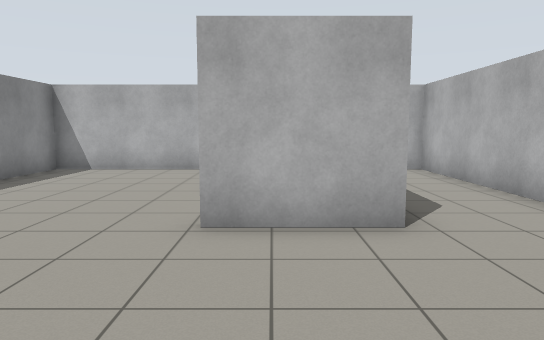
View 1 (above)

13 first-person views from a walk through a world built for the Gazebo simulator. The camera is 1.2 m above the floor, tilts 6° down and sees 70° across. The floor is counted in squares, 1 m on a side. Each view is taken from the middle of a square. On the plan, view 1 faces up. The plan holds only what a view shows up to about 15 squares ahead; the rest is blank.

View 2
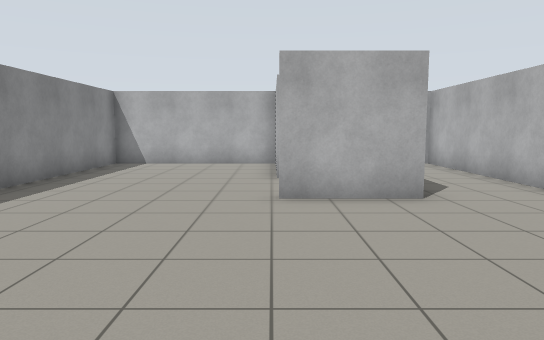

View 3
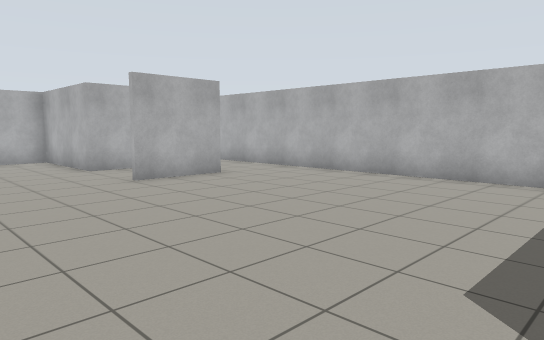

View 4
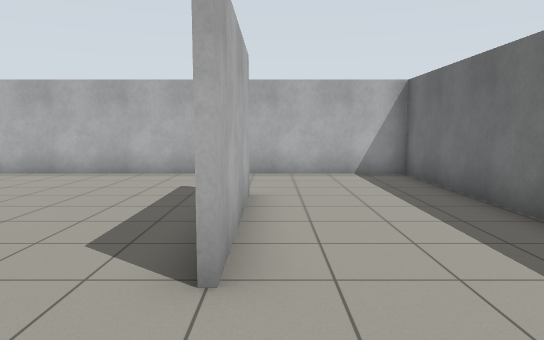

View 5
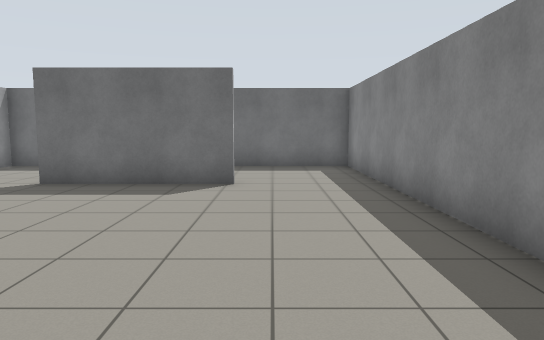

View 6
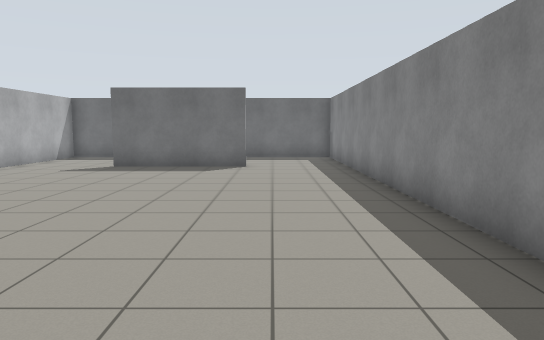

View 7
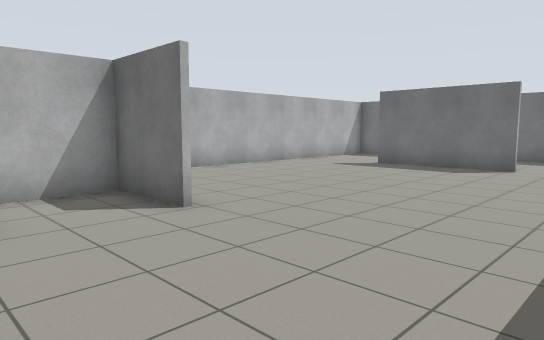

View 8
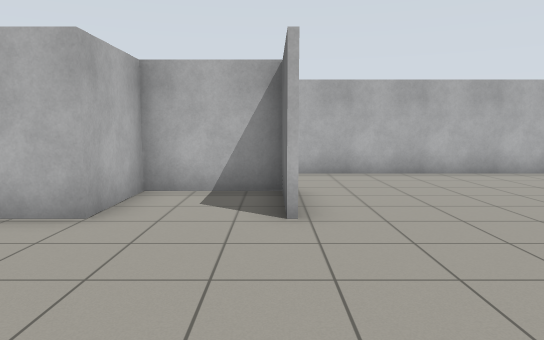

View 9
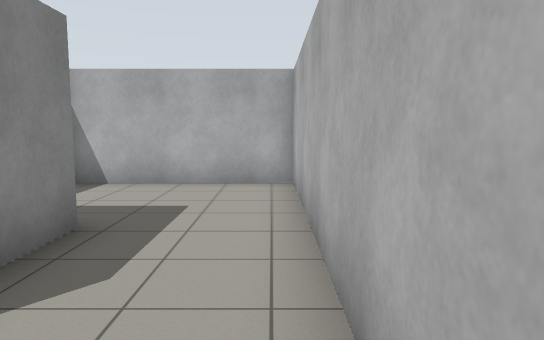

View 10
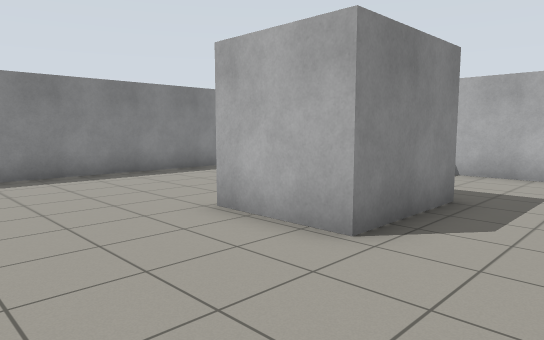

View 11
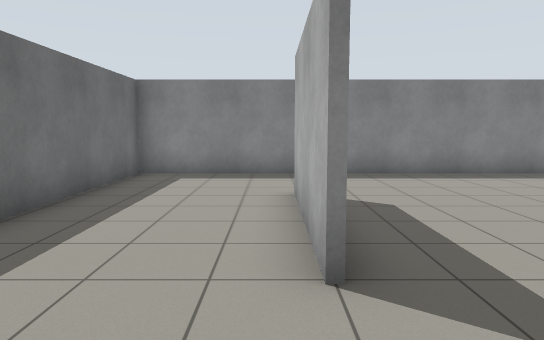

View 12
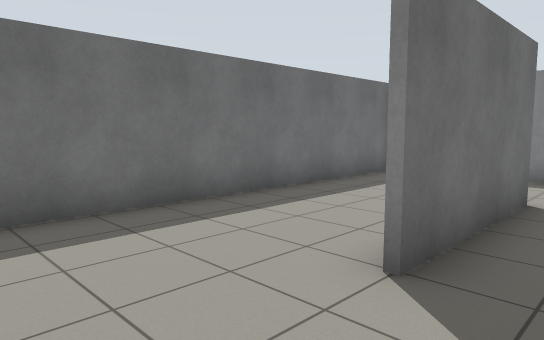

View 13
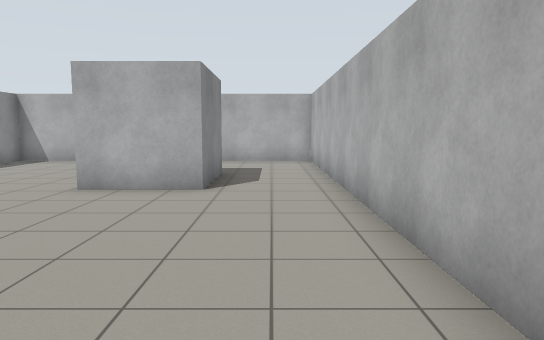

### Floor plan
Points are (right, up) in squares from view 1. A wall is a line through its corners. A room is listed if a view was taken in it or the views show most of it. See-through windows are left out.
Room 1 (views 1, 2, 3, 4, 5, 6, 7, 8, 9, 10, 11, 12, 13)
walls: (-1, 4.8) (1.5, 4.8) (1.5, 7.5) (-0.9, 7.5) (-0.9, 11.6); (-3.3, -4.4) (1.1, -4.4); (1.1, -4.6) (-3.3, -4.6); (1.6, 7.8) (1.6, 4.6) (-0.9, 4.7); (-6.5, -8.6) (4.5, -8.6) (4.5, 11.6) (-6.5, 11.6) (-6.5, -8.6)

Where each view was taken, in squares from view 1:
view 1: 0 up, 0 right, facing up
view 2: 2 down, 1 left, facing up
view 3: 4 down, 5 left, facing up-right
view 4: 5 down, 6 left, facing right
view 5: 4 up, 4 left, facing down
view 6: 8 up, 4 left, facing down
view 7: 8 up, 6 left, facing down-right
view 8: 5 up, 6 left, facing right
view 9: 3 up, 4 right, facing up
view 10: 1 up, 4 right, facing up-left
view 11: 5 down, 4 right, facing left
view 12: 3 down, 4 right, facing down-left
view 13: 3 down, 3 right, facing up
